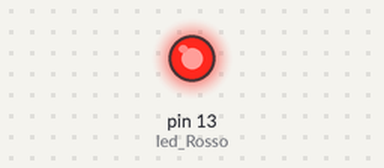
A sketch run on a simulated Arduino Uno, built with avr-gcc and run on an emulated ATmega328P. Parts: output pins drawn as LEDs (lit = HIGH). Sleep ends after the set time or at an interrupt; what the sketch prints to the serial monitor is not drawn.

Above: at 0.1 s.
Timing chart, 0 to 1.6 s (numbered marks = the images above):
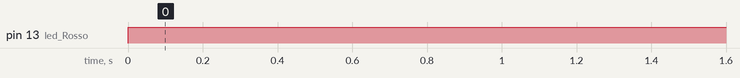

The sketch:

sleep_mode_prova.ino
```cpp
//https://www.youtube.com/watch?v=iMC6eG24S9g
//http://donalmorrissey.blogspot.com/2010/04/arduino-external-interrupts.html

#include <avr/sleep.h>
const int interrupt = 3;
const int led_Rosso = 13;

void setup() {

  pinMode(interrupt,INPUT_PULLUP);
  pinMode(led_Rosso,OUTPUT);

  Serial.begin(9600);
  Serial.println("SETUP_MODE");

}

void loop() {

  bool flag= true;
  while(flag){
  Serial.println("LOOP_MODE");
  digitalWrite(led_Rosso,HIGH);
  delay(5000);

  /*
  read_data();
  upload();
  sent_dat();
  */
  flag=false ;
  }
  Serial.println("SLEEP_MODE");
  startSleep();
}

void startSleep(){

  Serial.println("SLEEP_MODE");
  attachInterrupt(digitalPinToInterrupt(0),wakeup_interrupt,LOW);
  set_sleep_mode(SLEEP_MODE_PWR_DOWN);
  sleep_enable();
  sleep_cpu();


}


void wakeup_interrupt(){
  Serial.println("WAKE UP");
  detachInterrupt(digitalPinToInterrupt(0));
  digitalWrite(led_Rosso,HIGH);
  sleep_disable();
}
```

Measured:
- by itself, pin 13 (led_Rosso): LOW → HIGH at 0.00 s
